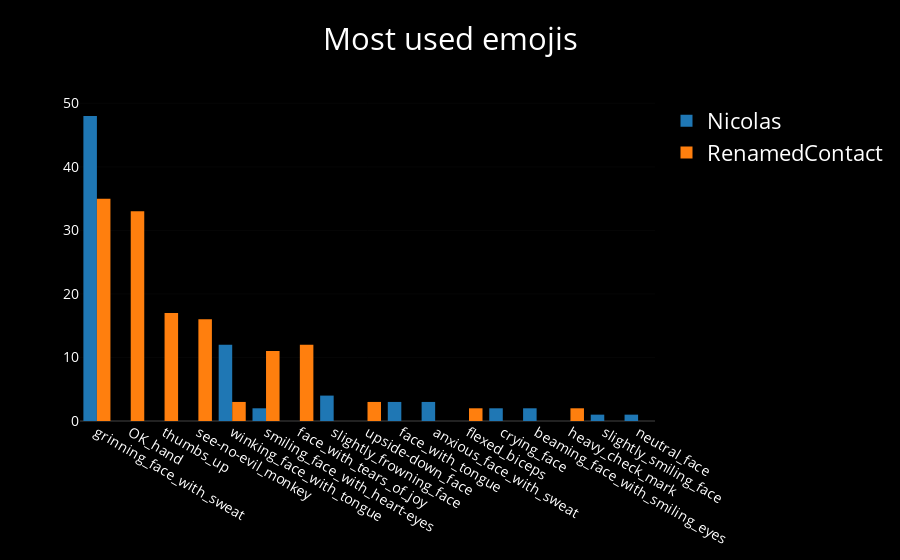

The cell this chart's notebook holds for it:
### Code cell
iplot(wa.plot_most_used_emojis(nb_mode=True))

### Figure 1 — Plotly figure (JSON) as saved in the notebook; plotly's stock layout.template omitted (floating-point values rounded to 4 significant figures)
{"data": [{"name": "Nicolas", "type": "bar", "uid": "0bf8d719-df61-4cdf-99c0-2a2c9d5dfacb", "x": ["grinning_face_with_sweat", "OK_hand", "thumbs_up", "see-no-evil_monkey", "winking_face_with_tongue", "smiling_face_with_heart-eyes", "face_with_tears_of_joy", "slightly_frowning_face", "upside-down_face", "face_with_tongue", "anxious_face_with_sweat", "flexed_biceps", "crying_face", "beaming_face_with_smiling_eyes", "heavy_check_mark", "slightly_smiling_face", "neutral_face"], "y": [48, 0, 0, 0, 12, 2, 0, 4, 0, 3, 3, 0, 2, 2, 0, 1, 1]}, {"name": "RenamedContact", "type": "bar", "uid": "a658e3f6-4e50-481c-b988-f2ddb61685d9", "x": ["grinning_face_with_sweat", "OK_hand", "thumbs_up", "see-no-evil_monkey", "winking_face_with_tongue", "smiling_face_with_heart-eyes", "face_with_tears_of_joy", "slightly_frowning_face", "upside-down_face", "face_with_tongue", "anxious_face_with_sweat", "flexed_biceps", "crying_face", "beaming_face_with_smiling_eyes", "heavy_check_mark", "slightly_smiling_face", "neutral_face"], "y": [35, 33, 17, 16, 3, 11, 12, 0, 3, 0, 0, 2, 0, 0, 2, 0, 0]}], "layout": {"font": {"color": "white", "size": 22}, "paper_bgcolor": "black", "plot_bgcolor": "black", "title": "Most used emojis", "xaxis": {"automargin": true, "showticklabels": true, "tickfont": {"color": "white", "size": 14}, "titlefont": {"color": "white", "size": 18}}, "yaxis": {"automargin": true, "showticklabels": true, "tickfont": {"color": "white", "size": 14}, "titlefont": {"color": "white", "size": 18}}}}
